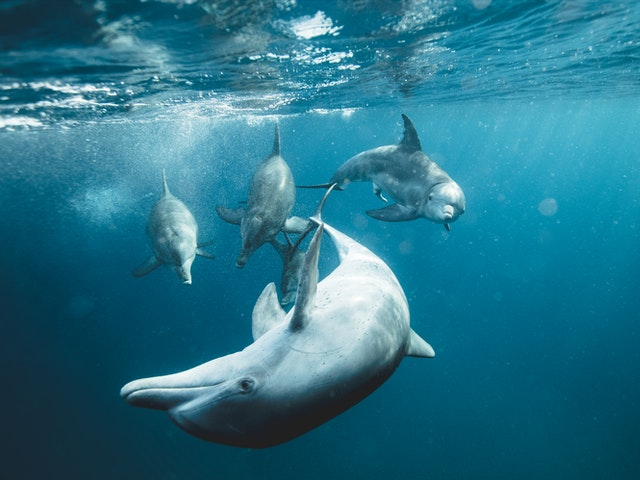
#> input picture principal_component_analysis/data/dolphines.jpg, 640 x 480 px
$ jupyter execute pca.ipynb   (shell and % lines are left out)
#> lines starting #> are read from the running program, lines starting #| are printed output that depends on the picture
[cell 1]
import numpy as np
import matplotlib.pyplot as plt

## Przygotowanie

Przed rozpoczęciem pracy z notatnikiem proszę zmienić jego nazwę dodając na początku numer albumu, imię i nazwisko.
{nr_albumu}\_{imię}\_{nazwisko}\_{nazwa}

Po wykonaniu wszystkich zadań proszę przesłać wypełniony notatnik przez platformę ELF za pomocą formularza "Prześlij projekt" w odpowiedniej sekcji.

## Redukcja wymiarowości

Praca z wielowymiarowymi danymi niesie ze sobą różne ograniczenia. W jaki sposób możemy wyświetlić próbki, które mają $4$, $5$, $6$, $7$ i więcej cech? Nie możemy stworzyć przecież wykresu $4D$, czy $7D$. Wizualizacja takich danych jest problemem. Kiedy mamy wiele cech w zestawie danych, wpływa to również na szybkość działania naszego modelu. Takie dane zajmują więcej miejsca na nośnikach pamięci. Jeśli mamy zbiór, który zawiera $1000$ cech, to możemy się zastanawiać, czy na pewno wszystkie cechy są istotne i potrzebne dla naszego modelu. Może wystarczy jedynie $100$ cech i wyniki działania modelu uczenia maszynowego byłyby równie satysfakcjonujące, a przy okazji zmniejszylibyśmy wymiarowość próbek i czas obliczeń.

Problem redukcji wymiarowości jest powszechny w tematyce uczenia maszynowego. Istnieją dwa główne podziały takiej redukcji - selekcja i ekstrakcja cech. Selekcja cech polega na wybraniu pewnego podzbioru cech z oryginalnego zestawu wszystkich cech. W takim przypadku zakładamy, że nie wszystkie cechy są nam potrzebne do stworzenia dobrego modelu, więc pozbywamy się części z nich, licząc na to, że wyniki nie ulegną pogorszeniu. Selekcja cech pozostawia cechy w swojej oryginalnej postaci, nie modyfikuje ich wartości, zmieniamy tylko ich ilość. Ekstrakcja cech jest scenariuszem nieco bardziej skomplikowanym, ponieważ polega na redukcji cech poprzez przekształcenie oryginalnego zestawu cech do nowej przestrzeni cech, w której pozostałe cechy nie mają swoich pierwotnych wartości. Obie kategorie mają swoje wady i zalety. Dzisiaj skupimy się na algorytmie z rodziny ekstrakcji cech.

##  Analiza głównych składowych

Jedną z najpopularniejszych metod ekstrakcji cech jest **Analiza głównych składowych (ang. Principal component analysis)** w skrócie **PCA**. Jest to algorytm, który redukuje wymiarowość danych poprzez rzutowanie ich na przestrzeń o mniejszej liczbie wymiarów. Rzutowanie to następuje poprzez znalezienie kierunków, w których jest największa wariancja danych. Założeniem algorytmu jest zatem znalezienie nowej przestrzeni cech, tak aby zachować jak najwięcej informacji zawartych w oryginalnych cechach. Przed omówieniem szczegółów algorytmu zobaczmy jego zasadę działania.

Mając dwuwymiarowy zestaw danych z cechami $x_1$ i $x_2$, chcielibyśmy zredukować go do postaci jednowymiarowej.

Aby to zrobić, musimy znaleźć kierunki, w których dane są najbardziej zróżnicowane (mają największą wariancję). Takie kierunki będą dwa, a dodatkowo będą one zawsze do siebie prostopadłe. Te kierunki, to właśnie główne składowe.

Mając wyznaczone główne składowe, możemy zauważyć, że wzdłuż prostej z czerwoną strzałką jest znacznie większa wariancja danych. Jeśli zatem chcielibyśmy zredukować przestrzeń z $2D$ na $1D$, to powinniśmy rzutować wszystkie punkty z dwuwymiarowej przestrzeni na prostą z czerwoną strzałką.

Po zrzutowaniu punktów na tę prostą dane prezentują się następująco:

Możemy też spróbować zrzutować punkty na prostą z niebieską strzałką, żeby przekonać się, że punkty będą bardziej "zbite" (mniejsza wariancja danych).

Ta idea dla prostego przypadku dwuwymiarowego jest rozszerzalna i działa dokładnie tak samo dla danych wielowymiarowych. Jeśli mamy już intuicję, w jaki sposób redukowane są wymiary w algorytmie PCA, przejdźmy do szczegółów działania algorytmu.

## Algorytm PCA

Na początku stwórzmy zbiór danych, na którym będziemy przeprowadzać obliczenia.

| **x1** | **x2** |
|--------|--------|
| 1\.2   | 1\.5   |
| 0\.2   | 0\.1   |
| 1\.6   | 1\.8   |
| 2\.2   | 2\.5   |
| 0\.5   | 0\.7   |
| 3\.0   | 2\.6   |
| 3\.2   | 3\.4   |
| 0\.8   | 1\.0   |
| 2\.6   | 2\.8   |
| 1\.5   | 1\.4   |

[cell 2]
X = np.array([
    [1.2, 1.5],
    [0.2, 0.1],
    [1.6, 1.8],
    [2.2, 2.5],
    [0.5, 0.7],
    [3.0, 2.6],
    [3.2, 3.4],
    [0.8, 1.0],
    [2.6, 2.8],
    [1.5, 1.4]])

### Wycentrowanie danych

Pierwszym etapem obliczenia macierzy kowariancji jest wycentrowanie zestawu danych, to znaczy odjęcie średniej od każdej próbki. Obliczamy średnią dla cechy $x_1$ i cechy $x_2$.

[cell 3]
X_centered = X - X.mean(axis=0)

X_centered

[cell 4]
plt.scatter(X_centered[:, 0], X_centered[:, 1], marker='+')

### Obliczenie macierzy kowariancji

Po wycentrowaniu zestawu danych należy obliczyć macierz kowariancji zgodnie ze wzorem:

<!-- $$\Sigma = \frac{1}{m-1}\sum_{i=1}^{n}(x^{(i)})(x^{(i)})^T$$ -- DO POPRAWY!!! -->
$$\Sigma = \frac{1}{m-1}X^TX$$

gdzie:

* $X^T$ jest macierzą o wymiarach $nxm$

* $X$ jest macierzą o wymiarach $mxn$
<!-- * $x^{(i)}$ jest wektorem o wymiarach $nx1$ -->

<!-- * $(x^{(i)})^T$ jest wektorem o wymiarach $1xn$ -->

Więc w wyniku mnożenia powstaje macierz $\Sigma$ o wymiarach $nxn$.

[cell 5]
m = X.shape[0]
X_cov = np.dot(X_centered.T, X_centered) / (m - 1)

X_cov

### Obliczenie wektorów i wartości własnych

Ten etap jest sercem metody analizy głównych składowych. Wektory własne to kierunki, w których jest największa wariancja danych. Wartości własne, które skojarzone są z wektorami własnymi, określają ich istotność. Oznacza to, że wektor własny z największą wartością własną jest pierwszą główną składową, wektor własny z drugą największą wartością jest drugą główną składową i tak dalej.

Wektory i wartości własne można obliczyć za pomocą metody `np.linalg.eig()` podając jako parametr obliczoną wcześniej macierz kowariancji.

[cell 6]
eigenvalues, eigenvectors = np.linalg.eig(X_cov)

Bardzo istotne jest to, że wektory własne zwracane przez `np.linalg.eig()` są reprezentowane jako **kolumny**, a nie wiersze. Oznacza to, że pierwszą kolumną jest pierwszy wektor własny, drugą kolumną jest drugi wektor własny itp.

Ważne jest również to, że zwrócone wartości własne niekoniecznie muszą być posortowane. Musimy zatem sami posortować wartości własne (zachowując powiązanie z wektorami własnymi), żeby mieć pewność, że są ustawione malejąco.

[cell 7]
idx = eigenvalues.argsort()[::-1]
eigenvalues = eigenvalues[idx]
eigenvectors = eigenvectors[:,idx]

eigenvalues, eigenvectors

### Rysowanie danych z głównymi składowymi

Mając wektory własne możemy w przypadku dwuwymiarowym dość łatwo je narysować. Obliczamy nachylenie zgodnie ze wzorem $\frac{\Delta y}{\Delta x}$.

[cell 8]
plt.scatter(X_centered[:, 0], X_centered[:, 1], marker='+')

line = np.linspace(-1, 1, 100)
plt.arrow(x=0, y=0, dx=eigenvectors[0, 0], dy=eigenvectors[1, 0], head_width=0.1, head_length=0.1, fc='r', ec='k')
plt.arrow(x=0, y=0, dx=eigenvectors[0, 1], dy=eigenvectors[1, 1], head_width=0.1, head_length=0.1, fc='b', ec='k')
plt.plot(line, line * (eigenvectors[1, 0]/eigenvectors[0, 0]), color='black')
plt.plot(line, line * (eigenvectors[1, 1]/eigenvectors[0, 1]), color='black')

plt.xlabel("x1")
plt.ylabel("x2")
plt.grid()
plt.show()

### Rzutowanie danych na k głównych składowych

Mając obliczoną macierz z kolejnymi wektorami własnymi, możemy wykorzystać ją do zredukowania oryginalnej ilości wymiarów. W sytuacji, gdy mamy jedynie dwa wymiary w oryginalnym zestawie danych, nie mamy dużego pola do popisu. Jednak w zdecydowanej większości przypadków będziemy pracować z danymi, które mają znacznie więcej cech. Dzięki temu możemy wybrać $k$ pierwszych głównych składowych i za ich pomocą rzutować dane do przestrzeni o $k$-tej liczbie wymiarów.

Operacja rzutowania opisana jest za pomocą wzoru:

$$z = U_{reduced}^T * x$$

gdzie:
* $U_{reduced}$ oznacza macierz z k pierwszymi wektorami własnymi - wymiar $nxk$
* $x$ to oryginalna próbka - wymiar $nx1$

Zatem wyjściowa próbka $z$ będzie miała wymiar $kx1$.

Możemy również rzutować cały zbiór danych "na raz" i wtedy wzór będzie miał następującą formę:

$$Z = X * U_{reduced}$$

gdzie:
* $X$ to zbiór danych - wymiar $mxn$
* $U_{reduced}$ to macierz z k pierwszymi wektorami własnymi - wymiar $nxk$

Zatem nowy zbiór danych ze zredukowaną ilością wymiarów będzie miał wymiar $mxk$.

#### Rzutowanie danych na pierwszą główną składową

[cell 9]
X_pca_1 = np.dot(X, eigenvectors[:, 0])
plt.scatter(X_pca_1, np.zeros(10), marker='+')
plt.xlim((-1.5, 6))
plt.xlabel("z")
plt.show()

#### Rzutowanie danych na drugą główną składową

[cell 10]
X_pca_2 = np.dot(X, eigenvectors[:, 1])
plt.scatter(X_pca_2, np.zeros(10), marker='+')
plt.xlim((-1.5, 6))
plt.xlabel("z")
plt.show()

Widać, że znacznie korzystniejsze jest rzutowanie danych na pierwszą główną składową, ponieważ dane nie są tak zbite, jak w przypadku drugiej głównej składowej.

### Powrót do oryginalnej liczby wymiarów

Po zrzutowaniu danych na przestrzeń o mniejszej ilości wymiarów jesteśmy w stanie powrócić do oryginalnego $n$-wymiarowego zestawu danych, wykorzystując wszystkie główne składowe. Operacja ta jednak powoduje stratę pewnej ilości informacji, która została utracona poprzez operacje rzutowania.

Aby powrócić do oryginalnej liczby wymiarów, należy wykonać następującą operację:

$$x_{reconstructed} = U_{reduced} * z$$

* $U_{reduced}$ ma wymiary $nxk$
* $z$ ma wymiary $kx1$
* zatem $x_{reconstructed}$ będzie miało wymiar $nx1$.

Postać macierzowa:

$$X_{reconstructed} = Z * U_{reduced}^T$$

* $Z$ ma wymiary $mxk$
* $U_{reduced}^T$ ma wymiary $kxn$
* zatem $X_{reconstructed}$ będzie miało wymiar $mxn$.

#### Operacja odwrotna po rzutowaniu danych na pierwszą główną składową

[cell 11]
old_data_from_pca_1 = np.dot(X_pca_1.reshape(X_pca_1.shape[0], 1), eigenvectors[:, :1].T)
plt.scatter(old_data_from_pca_1[:, 0], old_data_from_pca_1[:, 1], marker='+')
# plt.xlim((-1.5, 2))
plt.xlabel("x1")
plt.ylabel("x2")
plt.show()
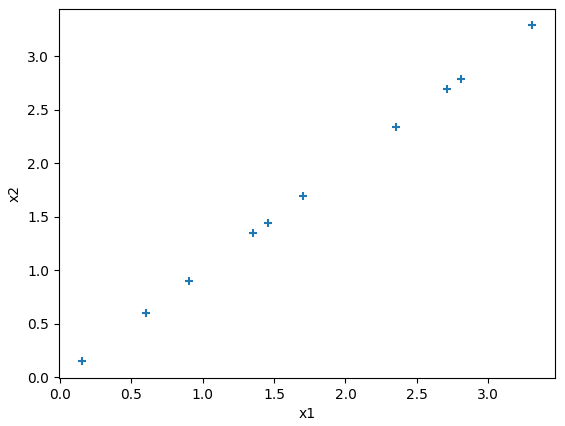
#> figure drawn by matplotlib, 1 panel

Widać, że z łatwością udało się odtworzyć dane idące wzdłuż pierwszej głównej składowej, ale nie wzdłuż drugiej.

### Współczynnik wariancji wyjaśnionej

Gdy analizujemy prosty przypadek z dwoma wymiarami, nie mamy wielkiego wyboru jeśli chodzi o redukcje cech. Możemy jedynie rzutować próbki na przestrzeń jednowymiarową. W sytuacji, gdy mamy wiele wymiarów problemem może okazać się wybór właściwej ilości głównych składowych, które będą służyły do stworzenia nowej przestrzeni próbek. Przykładowo, jeśli mamy 6000 wymiarów, to ile $k$ pierwszych głównych składowych powinniśmy wziąć? 2000? 1000? a może jedynie 100? Moglibyśmy oczywiście próbować wszystkich wartości z pewnego przedziału, a następnie mierzyć różnice pomiędzy oryginalnymi próbkami i próbkami zrekonstruowanymi. To dałoby nam pewną miarę błędu. Odpowiednie przekształcenia pozwoliłyby nawet zawrzeć tę wartości w przedziale $(0,1)$. Jednak takie rozwiązanie wymagałoby bardzo dużej ilości obliczeń.

Na szczęście istnieje inny sposób. Obliczone wraz z wektorami własnymi, wartości własne mają ważną właściwość. Informują o tym, jaka ilość wariancji niesiona jest za pomocą skojarzonej głównej składowej. Jest to tak zwana **wariancja wyjaśniona**. Aby wyciągnąć tę informację, należy obliczyć iloraz każdej wartości własnej i sumy wszystkich wartości własnych:

$$\frac{eigenvalue^{(i)}}{\sum_{i=1}^{n}eigenvalue^{(i)}}$$

Przykładowo, jeżeli wariancja wyjaśniona dla pierwszej warości własnej ma wartość $0.9$, oznacza to, że aż $90%$ wariancji jest wyjaśnionej za pomocą pierwszej głównej składowej. Czyli pozostałe $10%$ jest zawarte w pozostałych głównych składowych.

Częściej jednak stosowana jest operacja obliczania wartości wyjaśnionej z wykorzystaniem skumulowanej sumy. Taka operacja pozwala na łatwe sprawdzenie, jaka ilość wariancji jest wyjaśniona za pomocą $k$ pierwszych składowych.

$$\frac{\sum_{i=1}^{k} eigenvalue^{(i)}}{\sum_{i=1}^{n}eigenvalue^{(i)}}$$

Dzięki temu możemy ustalić, że chcemy, aby nowa przestrzeń cech zachowała $95%$ wariancji:

$$\frac{\sum_{i=1}^{k} eigenvalue^{(i)}}{\sum_{i=1}^{n}eigenvalue^{(i)}} \geq 0.95$$

Ustalenie takiego progu pozwoli nam wybrać odpowiednią ilość pierwszych głównych składowych:

## Zadanie 1

Algorytm PCA jest w stanie znacznie zredukować wymiarowość, ale pozwala również powrócić do oryginalnej ilości wymiarów. Dzięki temu może być stosowany jako algorytm kompresji. Celem tego zadania będzie wykorzystanie algorytmu PCA do kompresji zdjęcia. W katalogu datasets znajduje się zdjęcie o nazwie 'dolphines.jpg'. Wczytaj to zdjęcie w formacie _grayscale*_, a następnie wykonaj eksperymenty redukcji wymiarów dla różnych wartości parametru $k$ ($k$ oznacza $k$ pierwszych głównych składowych). Po zrzutowaniu zdjęcia na mniejszą liczbę wymiarów powróć do oryginalnego rozmiaru i sprawdź, jak różne wartości parametru $k$ wpływają na jakość zrekonstruowanego zdjęcia. Stwórz wykres wariancji wyjaśnionej. Dla jakiej ilości pierwszych głównych składowych zachowane jest $95$ wariancji?

_1. Grayscale (skala szarości) to format, w którym jest tylko jeden kanał zawierający informacje o intensywności (jasności) pikseli. Wszystkie piksele reprezentowane są za pomocą wartości od 0 do 255, gdzie 0 oznacza kolor czarny a 255 kolor biały.
To może zostać zaimplementowane w prosty sposób za pomocą biblioteki PIL:_
```
from PIL import Image
img = PIL.Image.open('data/dolphines.jpg').convert('L')
```

**Uwaga:** Podczas obliczania wektorów i wartości własnych za pomocą funkcji `np.linalg.eig()` może pojawić się problem z występowaniem liczb zespolonych. Najlepiej wtedy po prostu zostawić jedynie część rzeczywistą:

```
eigenvalues = eigenvalues.real
eigenvectors = eigenvectors.real
```

[cell 12]
# YOUR CODE HERE
from PIL import Image
import numpy as np
from matplotlib.pyplot import imshow

img = Image.open('data/dolphines.jpg').convert('L')
X = np.asarray(img)

#Data centered
X_centered = X - X.mean(axis=0)

# Covariance matrix
m = X.shape[0]
X_cov = np.dot(X_centered.T, X_centered) / (m - 1)
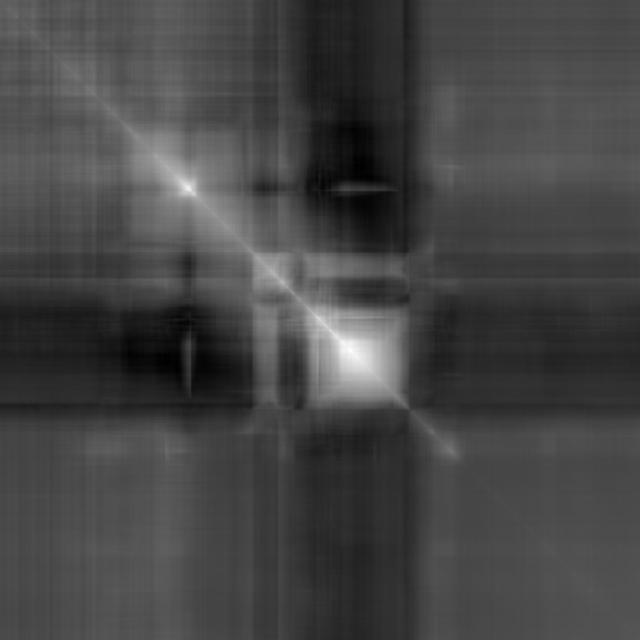
#> X_cov: shape (640, 640) float64; min -746.8, max 4793.9, mean 766.8; drawn with min black and max white

# Compute eigenvalues and eigenvectors
eigenvalues, eigenvectors = np.linalg.eig(X_cov)
eigenvalues = np.real(eigenvalues)
#> eigenvalues = 640 values, max 523132.1 at index 0, min -2.38e-11 at index 479, mean 2000.6
eigenvectors = np.real(eigenvectors)
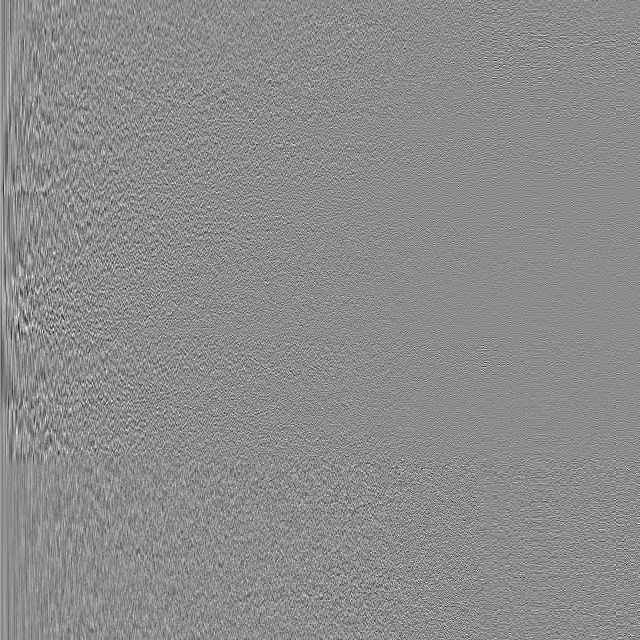
#> eigenvectors: shape (640, 640) float64; min -0.248, max 0.203, mean 3.36e-05; drawn with min black and max white

idx = eigenvalues.argsort()[::-1]
#> idx = 640 values, max 639 at index 576, min 0 at index 0, mean 319.5
eigenvalues = eigenvalues[idx]
#> eigenvalues = 640 values, max 523132.1 at index 0, min -2.38e-11 at index 639, mean 2000.6
eigenvectors = eigenvectors[:,idx]

# Plotting cumulative explained variance
def plot_cumulative_variance(eig_val):
    sum_k = []
    sum_n = sum(eig_val)
#> sum_n = 1280399.7
    s = 0

    for i in eig_val:
        s += i
        sum_k.append(s)
#> this loop made 640 passes
#> (i, s) on passes 1 to 3: (523132.1, 523132.1), (299278.1, 822410.2), (112803.3, 935213.5)
#> after the loop, s = 1280399.7; sum_k = 640 values from 523132.1 to 1280399.7

    plt.plot(sum_k / sum_n)
    plt.title('Cumulative Explained Variance explained by the components')
    plt.xlabel('Principal Components')
    plt.ylabel('Cumulative Explained Variance')
    plt.figure(1)

# Calculate Explained variance coefficient
def calc_variance_coeff(eig_val):
    for i, val in enumerate(eig_val, start=1):
        if(sum(eigenvalues[:i]) / sum(eig_val) >= 0.95):
            return i
#> this loop made 24 passes
#> val on passes 1 to 8: 523132.1, 299278.1, 112803.3, 69354.6, 32311.6, 30375.1, 21991, 19991.9

plot_cumulative_variance(eigenvalues)

k = calc_variance_coeff(eigenvalues)
#> k = 24
print(f'Explained variance coefficient: {k}')
#| Explained variance coefficient: 24

# Projecting data into k principal components
Z = np.dot(X_centered, eigenvectors[:, :k])
U_T = eigenvectors[:, :k].T
X_rebuild = np.dot(Z, U_T) + X.mean(axis=0)
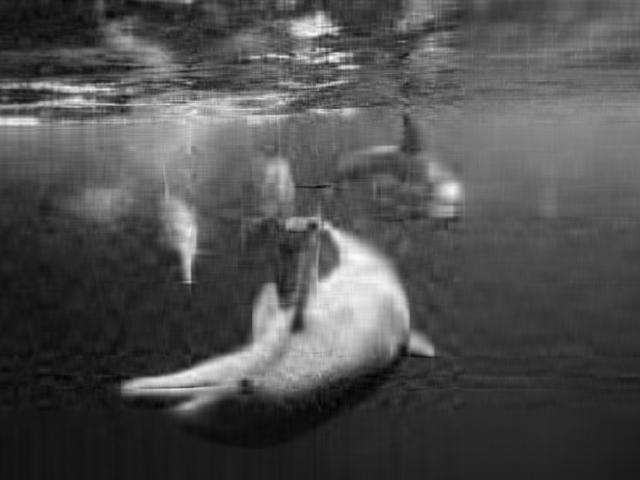
#> X_rebuild: shape (480, 640) float64; min 17.55, max 268.3, mean 95.9; drawn with min black and max white

# Print reconstructed picture
plt.figure(2)
imgRec = Image.fromarray(X_rebuild)
imshow(imgRec)
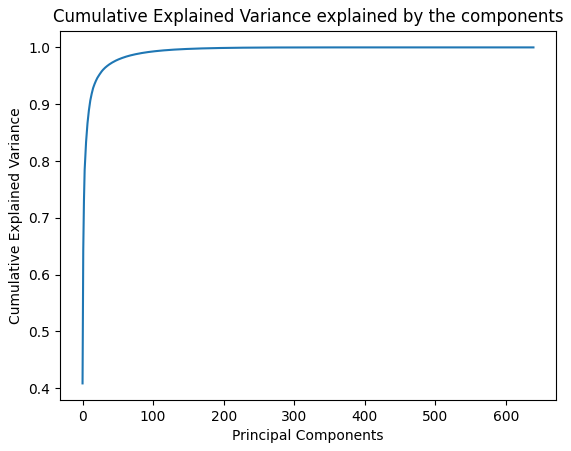
#> figure drawn by matplotlib, 1 panel; curve peaks at x = 478, y = 1

## Zadanie 2

Obrazy kolorowe zapisane są w formacie RGB. Oznacza to, że taki obraz ma 3 kanały - R, G i B. Przerób program z zadania pierwszego w taki sposób, aby dokonywał kompresji zdjęcia w formacie RGB (usunięcie funkcji `.convert('L')`). Aby dokonać takiej kompresji, należy przeprowadzić kompresje algorytmem PCA osobno dla każdego kanału, a następnie połączyć kanały razem, tak by tworzyły oryginalny obraz. Wykonaj eksperymenty dla różnych wartości parametru $k$.

[cell 13]
# YOUR CODE HERE
def pca(X):
    X_centered = X - X.mean(axis=0)

    m = X.shape[0]
    X_cov = np.dot(X_centered.T, X_centered) / (m - 1)

    eigenvalues, eigenvectors = np.linalg.eig(X_cov)
    eigenvalues = np.real(eigenvalues)
    eigenvectors = np.real(eigenvectors)

    idx = eigenvalues.argsort()[::-1]
    eigenvalues = eigenvalues[idx]
    eigenvectors = eigenvectors[:,idx]

    return X_centered, eigenvalues, eigenvectors

def pca_reconstruct(X, k):
    X = np.asarray(X)

    X_centered, eigenvalues, eigenvectors = pca(X)

    Z = np.dot(X_centered, eigenvectors[:, :k])
    U_T = eigenvectors[:, :k].T
    return np.dot(Z, U_T) + X.mean(axis=0)

img = Image.open('data/dolphines.jpg')
#> img is the input picture: PIL image 640x480 RGB; mean R, G, B 40.5, 116.1, 137.4
R, G, B = img.split()
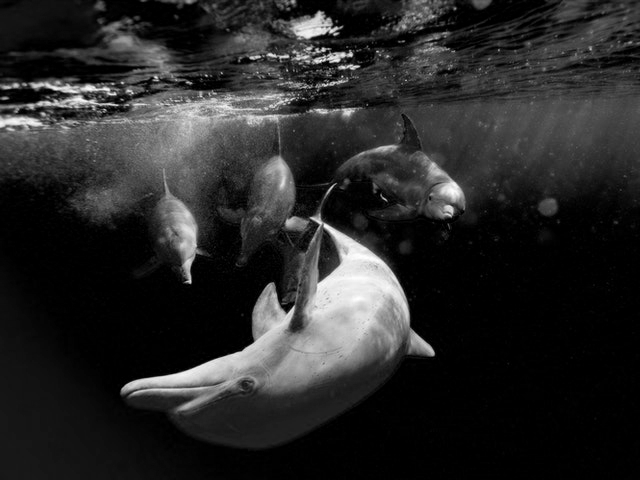
#> R: PIL image 640x480 L; min 0, max 255, mean 40.5
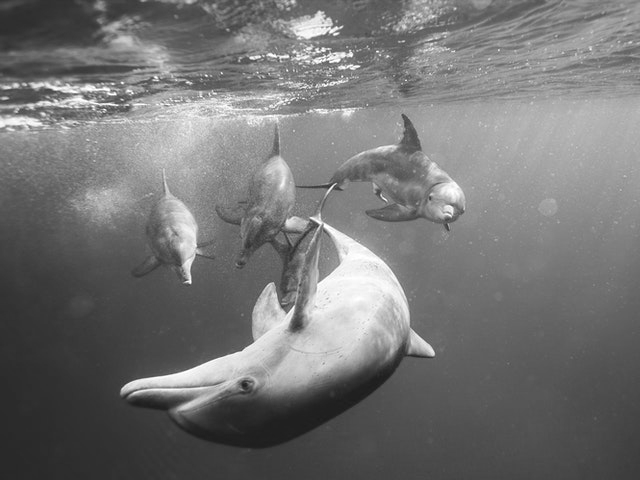
#> G: PIL image 640x480 L; min 26, max 255, mean 116.1
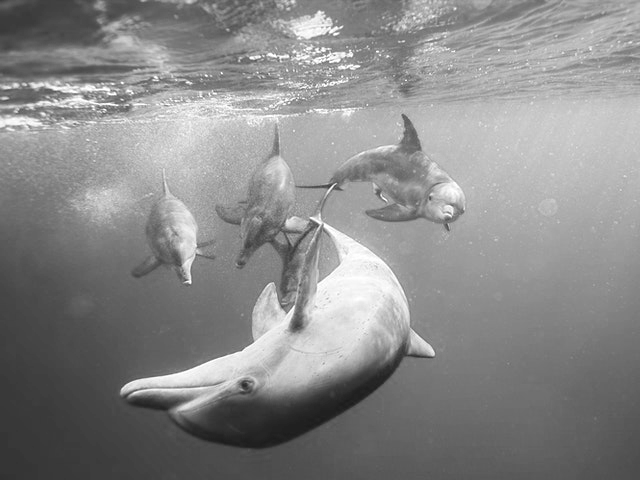
#> B: PIL image 640x480 L; min 27, max 255, mean 137.4

R_n = pca_reconstruct(R, 250)
#> in pca, `X_centered = X - X.mean(axis=0)`:
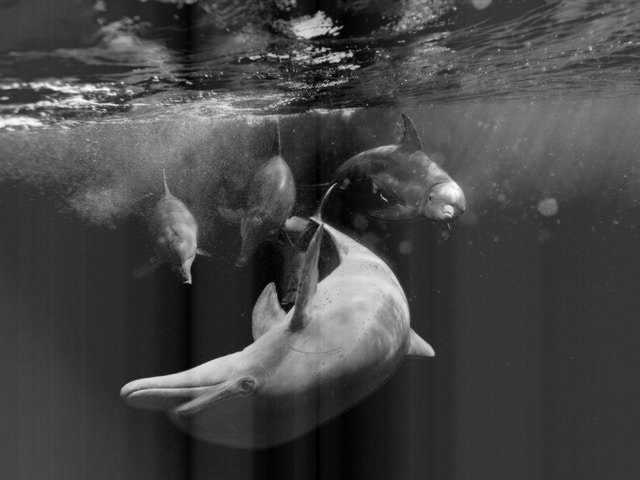
#> X_centered: shape (480, 640) float64; min -85.33, max 223.8, mean 0; drawn with min black and max white
#> in pca, `X_cov = np.dot(X_centered.T, X_centered) / (m - 1)`:
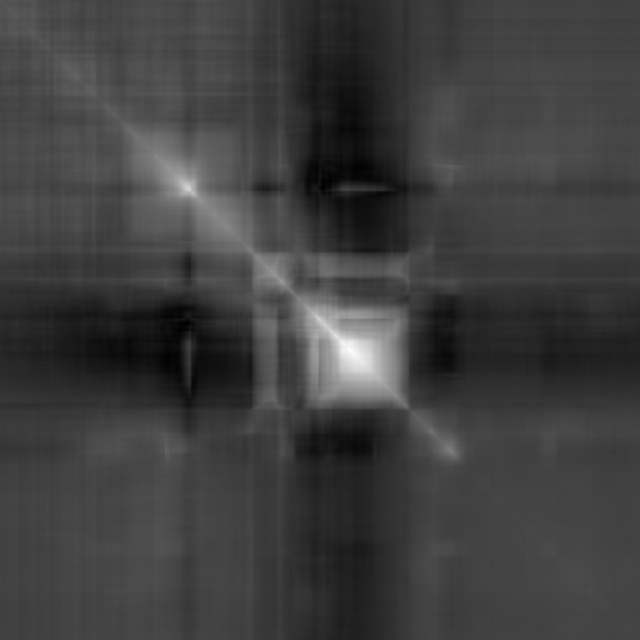
#> X_cov: shape (640, 640) float64; min -1977.5, max 7870.1, mean 474.5; drawn with min black and max white
#> in pca, `eigenvalues = np.real(eigenvalues)`: eigenvalues = 640 values, max 567552.1 at index 0, min -4e-11 at index 480, mean 2491.8
#> (the rest of the program and of its run is left out)
